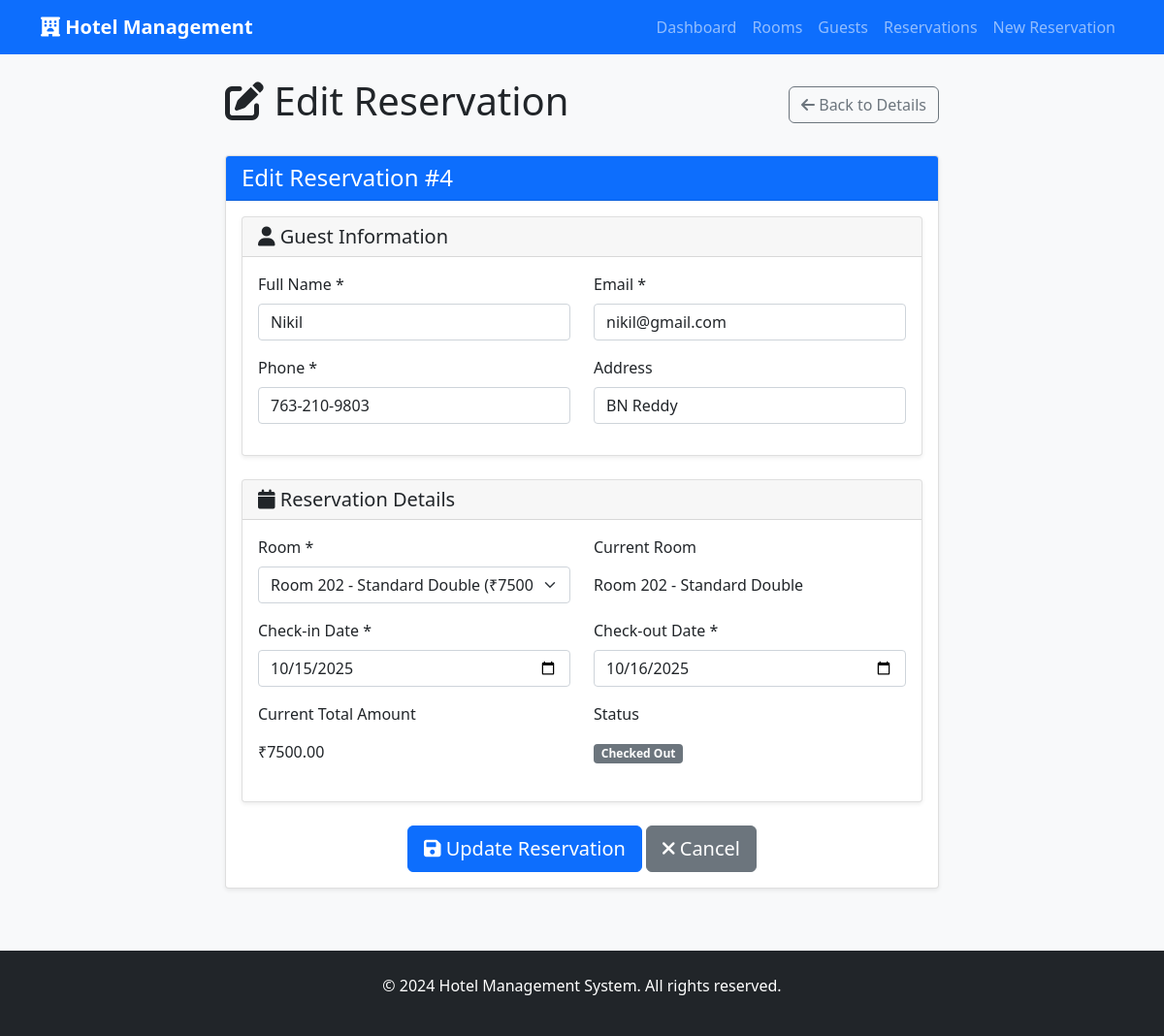
Page /edit_reservation/4 on the committed database.
### tables this page shows
CREATE TABLE reservations (
                reservation_id INTEGER PRIMARY KEY AUTOINCREMENT,
                guest_id INTEGER,
                room_number INTEGER,
                check_in DATE NOT NULL,
                check_out DATE NOT NULL,
                total_amount REAL NOT NULL,
                is_checked_in BOOLEAN DEFAULT 0,
                is_checked_out BOOLEAN DEFAULT 0,
                status TEXT DEFAULT 'confirmed',
                created_date TIMESTAMP DEFAULT CURRENT_TIMESTAMP,
                FOREIGN KEY (guest_id) REFERENCES guests (guest_id),
                FOREIGN KEY (room_number) REFERENCES rooms (room_number)
            );

CREATE TABLE guests (
                guest_id INTEGER PRIMARY KEY AUTOINCREMENT,
                name TEXT NOT NULL,
                email TEXT UNIQUE NOT NULL,
                phone TEXT NOT NULL,
                address TEXT,
                id_type TEXT,
                id_number TEXT,
                created_date TIMESTAMP DEFAULT CURRENT_TIMESTAMP
            );

CREATE TABLE rooms (
                room_number INTEGER PRIMARY KEY,
                room_type TEXT NOT NULL,
                price REAL NOT NULL,
                capacity INTEGER NOT NULL,
                is_occupied BOOLEAN DEFAULT 0,
                clean BOOLEAN DEFAULT 1,
                description TEXT
            );

### app.py (the view, shortened to what this page needs)
@app.route('/edit_reservation/<int:reservation_id>', methods=['GET', 'POST'])
def edit_reservation(reservation_id):
    try:
        reservation = db.fetch_one('''
            SELECT r.*, g.name as guest_name, g.email, g.phone, g.address, rm.room_type, rm.price
            FROM reservations r
            JOIN guests g ON r.guest_id = g.guest_id
            JOIN rooms rm ON r.room_number = rm.room_number
            WHERE r.reservation_id = ?
        ''', (reservation_id,))
        if not reservation:
            flash('Reservation not found!', 'error')
            return redirect(url_for('reservations'))
        available_rooms = db.fetch_all('SELECT * FROM rooms WHERE is_occupied = 0 AND clean = 1')
        return render_template('edit_reservation.html', reservation=reservation, rooms=available_rooms)
    except Exception as e:
        flash(f'Error loading reservation: {str(e)}', 'error')
        return redirect(url_for('reservations'))

### app.py (called while the page is built)
    def get_connection(self):
        conn = sqlite3.connect(self.db_name)
        conn.row_factory = sqlite3.Row
        return conn

    def fetch_all(self, query: str, params: tuple = ()) -> List[Dict]:
        conn = self.get_connection()
        cursor = conn.cursor()
        cursor.execute(query, params)
        results = [dict(row) for row in cursor.fetchall()]
        conn.close()
        return results

    def fetch_one(self, query: str, params: tuple = ()) -> Optional[Dict]:
        conn = self.get_connection()
        cursor = conn.cursor()
        cursor.execute(query, params)
        result = cursor.fetchone()
        conn.close()
        return dict(result) if result else None

### templates/edit_reservation.html (shortened to what this page needs)
{% extends "base.html" %}
{% block content %}
<div class="row justify-content-center">
    <div class="col-md-8">
        <div class="d-flex justify-content-between align-items-center mb-4">
            <h1><i class="fas fa-edit"></i> Edit Reservation</h1>
            <a href="{{ url_for('view_reservation', reservation_id=reservation.reservation_id) }}" class="btn btn-outline-secondary">
                <i class="fas fa-arrow-left"></i> Back to Details
            </a>
        </div>
        <div class="card">
            <div class="card-header bg-primary text-white">
                <h4 class="mb-0">Edit Reservation #{{ reservation.reservation_id }}</h4>
            </div>
            <div class="card-body">
                <form method="POST" action="{{ url_for('edit_reservation', reservation_id=reservation.reservation_id) }}">
                    <div class="card mb-4">
                        <div class="card-header">
                            <h5 class="mb-0"><i class="fas fa-user"></i> Guest Information</h5>
                        </div>
                        <div class="card-body">
                            <div class="row">
                                <div class="col-md-6 mb-3">
                                    <label for="name" class="form-label">Full Name *</label>
                                    <input type="text" class="form-control" id="name" name="name"
                                           value="{{ reservation.guest_name }}" required>
                                </div>
                                <div class="col-md-6 mb-3">
                                    <label for="email" class="form-label">Email *</label>
                                    <input type="email" class="form-control" id="email" name="email"
                                           value="{{ reservation.email }}" required>
                                </div>
                            </div>
                            <div class="row">
                                <div class="col-md-6 mb-3">
                                    <label for="phone" class="form-label">Phone *</label>
                                    <input type="tel" class="form-control" id="phone" name="phone"
                                           value="{{ reservation.phone }}" required>
                                </div>
                                <div class="col-md-6 mb-3">
                                    <label for="address" class="form-label">Address</label>
                                    <input type="text" class="form-control" id="address" name="address"
                                           value="{{ reservation.address or '' }}">
                                </div>
                            </div>
                        </div>
                    </div>
                    <div class="card mb-4">
                        <div class="card-header">
                            <h5 class="mb-0"><i class="fas fa-calendar"></i> Reservation Details</h5>
                        </div>
                        <div class="card-body">
                            <div class="row">
                                <div class="col-md-6 mb-3">
                                    <label for="room_number" class="form-label">Room *</label>
                                    <select class="form-select" id="room_number" name="room_number" required>
                                        {% for room in rooms %}
                                        <option value="{{ room.room_number }}"
                                                {% if room.room_number == reservation.room_number %}selected{% endif %}>
                                            Room {{ room.room_number }} - {{ room.room_type }} (₹{{ "%.2f"|format(room.price|float) }}/night)
                                        </option>
                                        {% endfor %}
                                    </select>
                                </div>
                                <div class="col-md-6 mb-3">
                                    <label class="form-label">Current Room</label>
                                    <p class="form-control-plaintext">
                                        Room {{ reservation.room_number }} - {{ reservation.room_type }}
                                    </p>
                                </div>
                            </div>
                            <div class="row">
                                <div class="col-md-6 mb-3">
                                    <label for="check_in" class="form-label">Check-in Date *</label>
                                    <input type="date" class="form-control" id="check_in" name="check_in"
                                           value="{{ reservation.check_in if reservation.check_in is string else reservation.check_in.strftime('%Y-%m-%d') }}"
                                           required>
                                </div>
                                <div class="col-md-6 mb-3">
                                    <label for="check_out" class="form-label">Check-out Date *</label>
                                    <input type="date" class="form-control" id="check_out" name="check_out"
                                           value="{{ reservation.check_out if reservation.check_out is string else reservation.check_out.strftime('%Y-%m-%d') }}"
                                           required>
                                </div>
                            </div>
                            <div class="row">
                                <div class="col-md-6 mb-3">
                                    <label class="form-label">Current Total Amount</label>
                                    <p class="form-control-plaintext">
                                        ₹{{ "%.2f"|format(reservation.total_amount|float) }}
                                    </p>
                                </div>
                                <div class="col-md-6 mb-3">
                                    <label class="form-label">Status</label>
                                    <p class="form-control-plaintext">
                                        {% if reservation.is_checked_out %}
                                            <span class="badge bg-secondary">Checked Out</span>
                                        {% elif reservation.is_checked_in %}
                                            <span class="badge bg-success">Checked In</span>
                                        {% else %}
                                            <span class="badge bg-warning">Reserved</span>
                                        {% endif %}
                                    </p>
                                </div>
                            </div>
                        </div>
                    </div>
                    <div class="text-center">
                        <button type="submit" class="btn btn-primary btn-lg">
                            <i class="fas fa-save"></i> Update Reservation
                        </button>
                        <a href="{{ url_for('view_reservation', reservation_id=reservation.reservation_id) }}"
                           class="btn btn-secondary btn-lg">
                            <i class="fas fa-times"></i> Cancel
                        </a>
                    </div>
                </form>
            </div>
        </div>
    </div>
</div>
{% endblock %}

### static/css/style.css (style rules this page uses)
body { background-color: #f8f9fa; }
.card { box-shadow: 0 0.125rem 0.25rem rgba(0, 0, 0, 0.075); border: 1px solid rgba(0, 0, 0, 0.125); margin-bottom: 1rem; }
.btn { border-radius: 0.375rem; }
.badge { font-size: 0.75em; }

### rows in the picture
reservations: reservation_id "4", room_number "Room 202 - Standard Double (₹7500.00/night)", room_number "202", check_in "10/15/2025", check_out "10/16/2025", total_amount "7500.00"
guests: name "Nikil", email "nikil@gmail.com", phone "763-210-9803", address "BN Reddy"
rooms: room_type "Standard Double"
